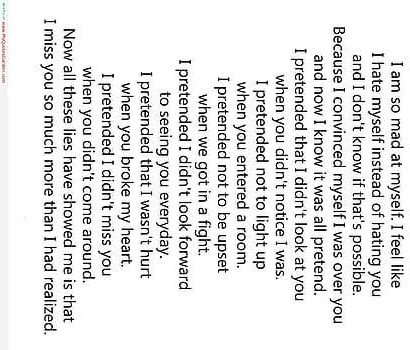
#> input picture Test Cases/Inputs/Capture_81.jpeg, 410 x 350 px, found by its file name
$ python 'auto rotate.py'
#> lines starting #> are read from the running program, lines starting #| are printed output that depends on the picture; after the words box and inside, x2 and y2 are one past the last pixel; in counts of white or black regions, pixels touching at a corner belong together
'''''
import cv2
import numpy as np
from google.cloud import vision_v1
from google.cloud.vision_v1 import types
# Authenticate with Google Cloud Vision API
client = vision_v1.ImageAnnotatorClient.from_service_account_json('C:/Users/ELCOT/Vision ocr/refreshing-park-380803-5c8ce97dd8f0.json')
# Load image using OpenCV
img = cv2.imread(r'C:/Users/ELCOT/Vision ocr/Capture_81.jpeg')
# Deskew image
coords = np.column_stack(np.where(img.sum(axis=2)>=300))
angle = 90 - cv2.minAreaRect(coords)[-1]
if angle < -45:
    angle = -(90 + angle)
else:
    angle = -angle
(h, w) = img.shape[:2]
center = (w // 2, h // 2)
M = cv2.getRotationMatrix2D(center, angle, 1.0)
img = cv2.warpAffine(img, M, (w, h), flags=cv2.INTER_CUBIC, borderMode=cv2.BORDER_REPLICATE)
# Convert image to bytes
img_bytes = cv2.imencode('.jpg', img)[1].tobytes()
cv2.imshow('Text Detection', img)
cv2.waitKey(0)
cv2.destroyAllWindows()
# Create a Vision API image object
image = types.Image(content=img_bytes)
# Set language hint to Tamil
image_context = types.ImageContext(language_hints=['en'])
# Detect text in the image
response = client.document_text_detection(image=image, image_context=image_context)
text = response.full_text_annotation.text
print(text)
'''

import cv2
import numpy as np
img = cv2.imread('C:/Users/ELCOT/Vision ocr/Capture_81.jpeg')
#> img is the input picture: shape (350, 410, 3); mean B, G, R 228.2, 228.2, 228.2
def deskew(img):
    # Convert image to grayscale
    gray = cv2.cvtColor(img, cv2.COLOR_BGR2GRAY)

    # Threshold the image to binary to make it easier to detect lines
    _, thresh = cv2.threshold(gray, 0, 255, cv2.THRESH_BINARY_INV + cv2.THRESH_OTSU)
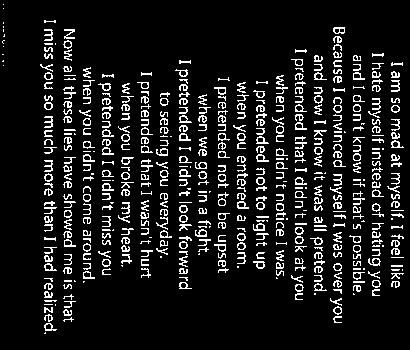
#> thresh: shape (350, 410); 10.4% white in thin lines or dots

    # Detect lines using the Hough transform
    lines = cv2.HoughLinesP(thresh, 1, np.pi / 180, 100, minLineLength=100, maxLineGap=10)[0]
#> lines = [[51, 330, 51, 21]]

    # Compute the angle of the dominant line
    angles = []
    for x1, y1, x2, y2 in lines:
        angle = np.arctan2(y2 - y1, x2 - x1) * 540 / np.pi
        angles.append(angle)
#> this loop made 1 pass
#> (x1, y1, x2, y2, angle) on pass 1: (51, 330, 51, 21, -270)
#> after the loop, angles = [-270]
    angle = np.median(angles)

    # Rotate the image using the angle of rotation
    h, w = img.shape[:2]
#> h = 350; w = 410
    center = (w // 2, h // 2)
#> center = (205, 175)
    M = cv2.getRotationMatrix2D(center, angle, 1.0)
#> M = [[-1.84e-16, 1, 30], [-1, -1.84e-16, 380]]
    rotated = cv2.warpAffine(img, M, (w, h), flags=cv2.INTER_CUBIC, borderMode=cv2.BORDER_REPLICATE)
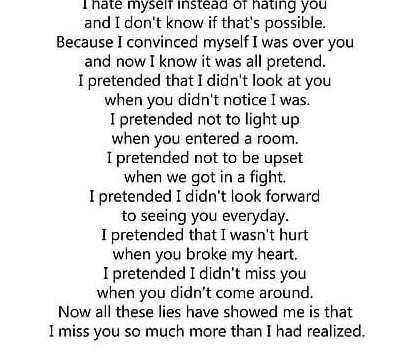
#> rotated: shape (350, 410, 3); min 0, max 255, mean 230.1

    return rotated
deskewed = deskew(img)
cv2.imshow('Text Detection', deskewed)
cv2.waitKey(0)
cv2.destroyAllWindows()

$ run again, with Test Cases/Inputs/Capture_13.jpeg copied over Test Cases/Inputs/Capture_81.jpeg
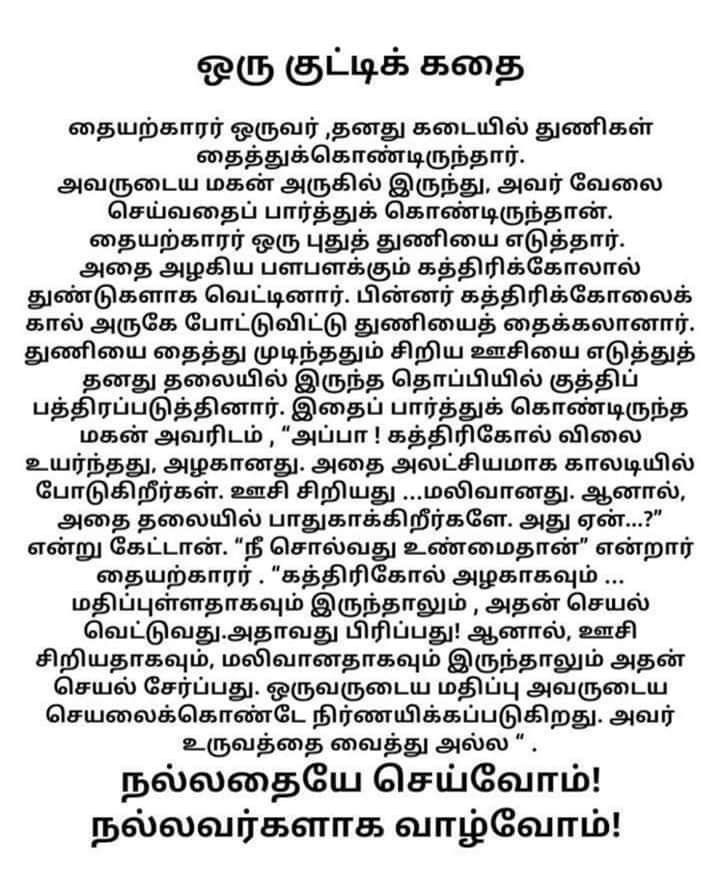
#> input picture Test Cases/Inputs/Capture_13.jpeg, 720 x 874 px, found by its file name
#> img is the input picture: shape (874, 720, 3); min 0, max 255, mean 209.6
#> in deskew, `_, thresh = cv2.threshold(gray, 0, 255, cv2.THRESH_BINARY_INV + cv2.TH..`:
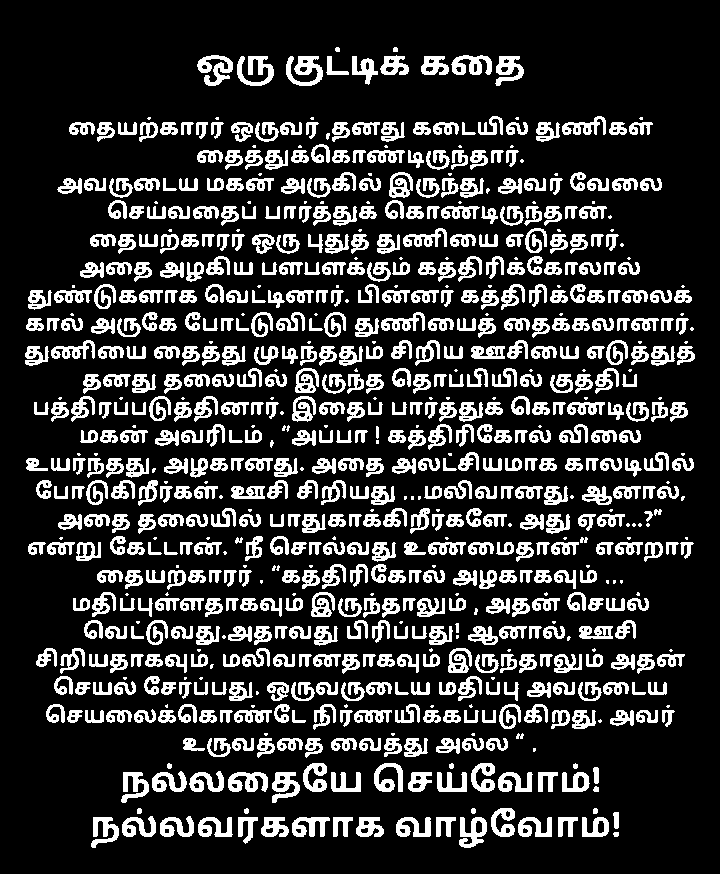
#> thresh: shape (874, 720); 20% white; 788 white regions (161 under 20 px), largest, box (x1, y1, x2, y2) and area: (286, 56, 323, 86) 619, (197, 55, 233, 86) 574, (237, 56, 274, 86) 571
#> lines = [[26, 468, 692, 468]]
#> the loop in deskew, `for x1, y1, x2, y2 in lines:` made 1 pass
#> (x1, y1, x2, y2, angle) on pass 1: (26, 468, 692, 468, 0)
#> after the loop in deskew, `for x1, y1, x2, y2 in lines:`: angles = [0]
#> M = [[1, 0, 0], [0, 1, 0]]

$ run again, with Test Cases/Inputs/Capture_14.jpeg copied over Test Cases/Inputs/Capture_81.jpeg
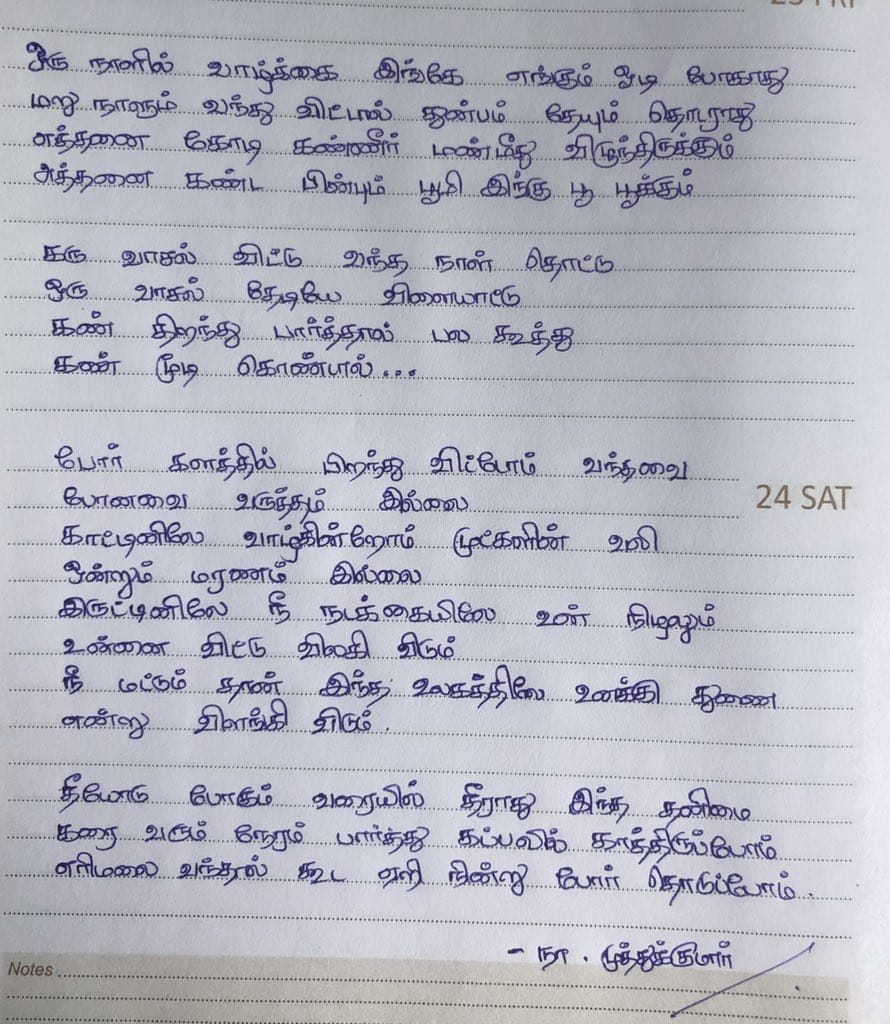
#> input picture Test Cases/Inputs/Capture_14.jpeg, 890 x 1024 px, found by its file name
#> img is the input picture: shape (1024, 890, 3); mean B, G, R 191.7, 180.6, 179.3
#> in deskew, `_, thresh = cv2.threshold(gray, 0, 255, cv2.THRESH_BINARY_INV + cv2.TH..`:
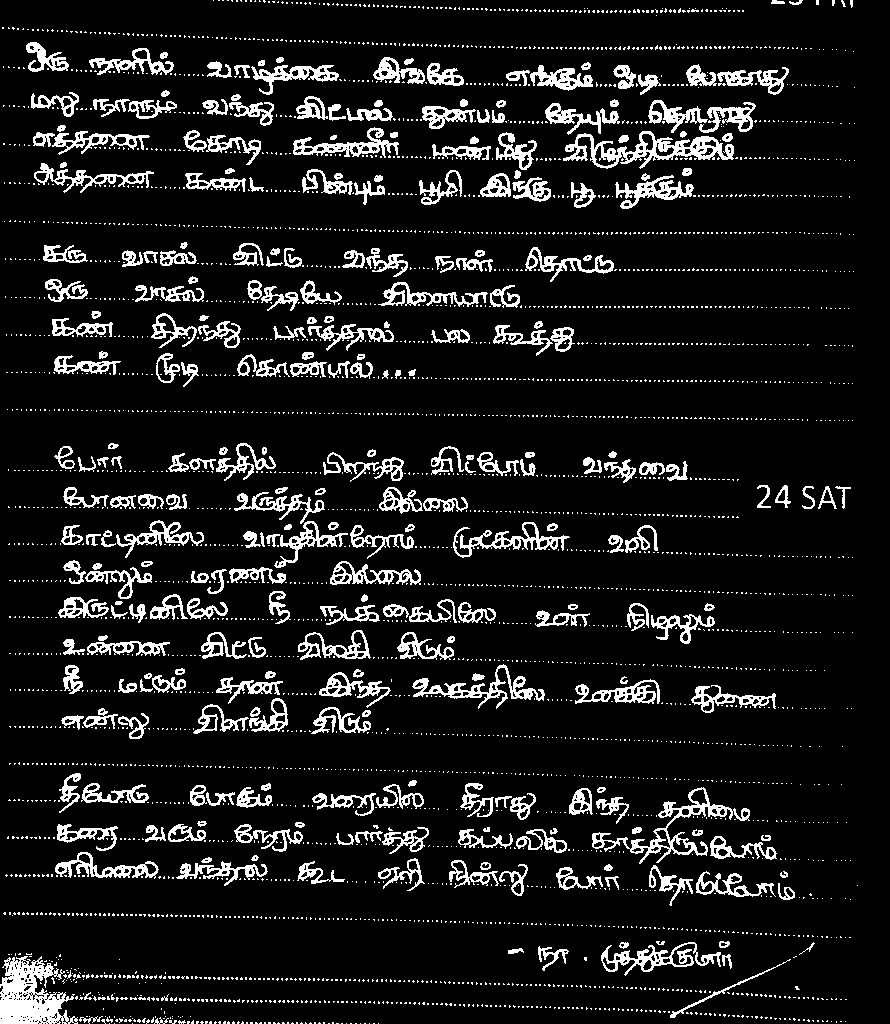
#> thresh: shape (1024, 890); 10.5% white; 3906 white regions (3608 under 20 px), largest, box (x1, y1, x2, y2) and area: (0, 956, 78, 1024) 3092, (563, 131, 734, 169) 2268, (592, 787, 750, 864) 1858
#> lines = [[689, 82, 792, 85]]
#> the loop in deskew, `for x1, y1, x2, y2 in lines:` made 1 pass
#> (x1, y1, x2, y2, angle) on pass 1: (689, 82, 792, 85, 5.01)
#> after the loop in deskew, `for x1, y1, x2, y2 in lines:`: angles = [5.01]
#> M = [[0.996, 0.0872, -42.97], [-0.0872, 0.996, 40.78]]
#> in deskew, `rotated = cv2.warpAffine(img, M, (w, h), flags=cv2.INTER_CUBIC, border..`:
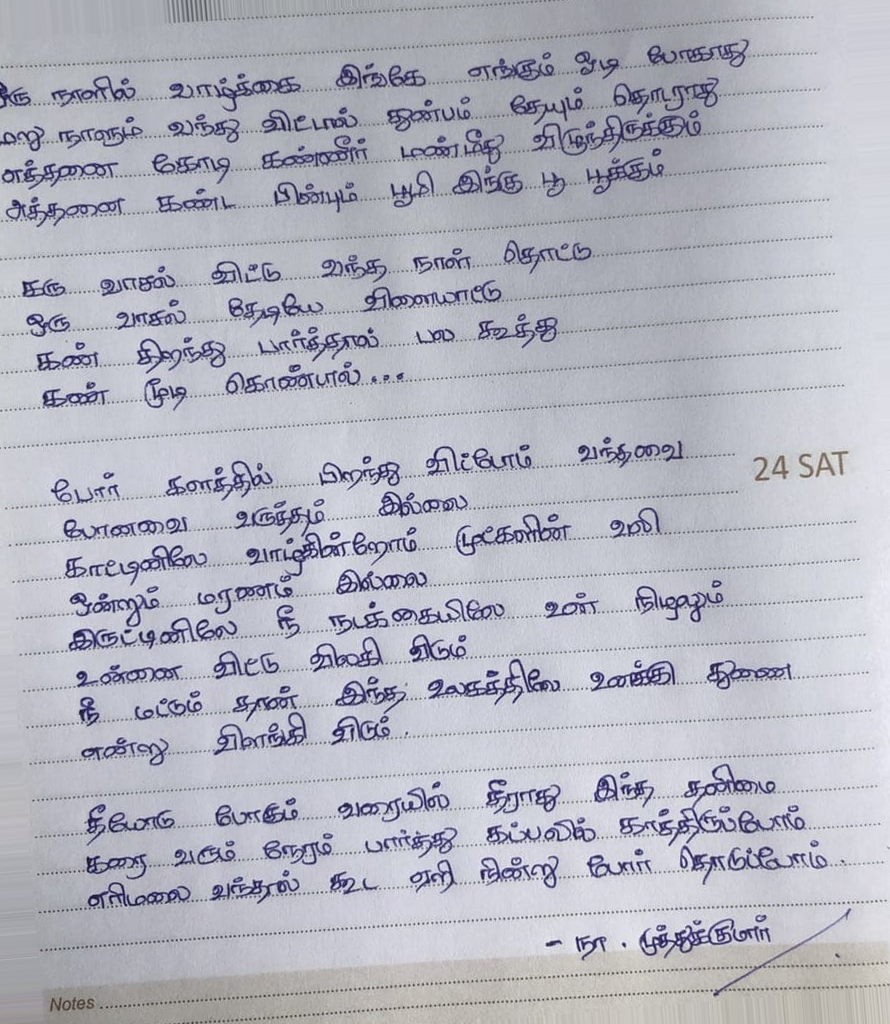
#> rotated: shape (1024, 890, 3); mean B, G, R 191.6, 180.5, 179.2

$ run again, with Test Cases/Inputs/Capture_5.jpeg copied over Test Cases/Inputs/Capture_81.jpeg
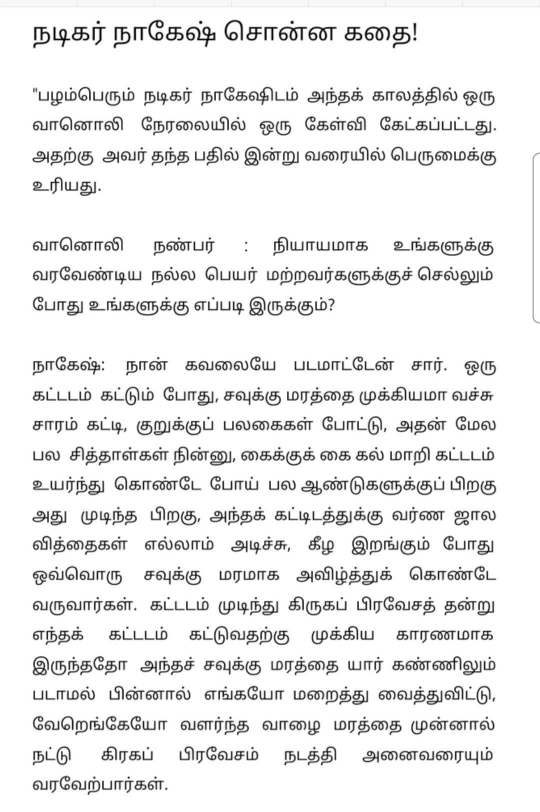
#> input picture Test Cases/Inputs/Capture_5.jpeg, 1080 x 1623 px, found by its file name (shown at 1/2 size)
#> img is the input picture: shape (1623, 1080, 3); mean B, G, R 235.5, 235.5, 235.5
#> in deskew, `_, thresh = cv2.threshold(gray, 0, 255, cv2.THRESH_BINARY_INV + cv2.TH..`:
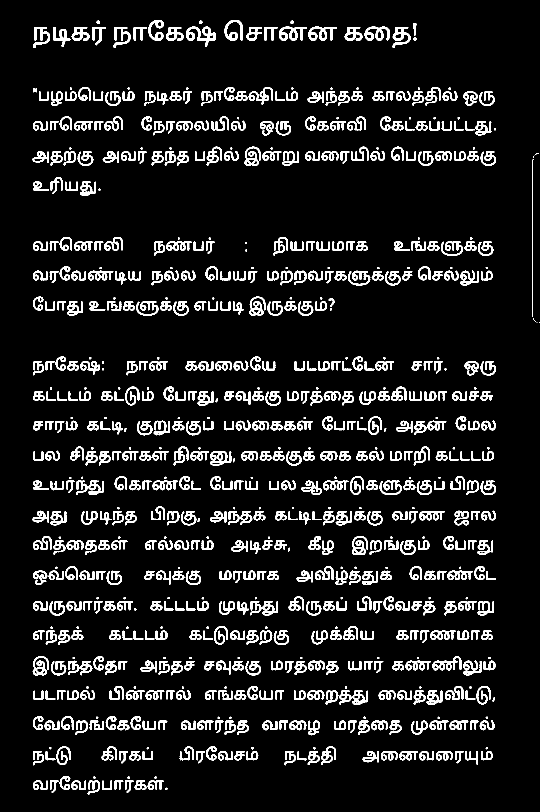
#> thresh: shape (1623, 1080) (shown at 1/2 size); 9.9% white; 748 white regions (152 under 20 px), largest, box (x1, y1, x2, y2) and area: (372, 53, 431, 94) 920, (558, 53, 614, 81) 758, (617, 53, 673, 81) 752
#> lines = [[66, 798, 179, 798]]
#> the loop in deskew, `for x1, y1, x2, y2 in lines:` made 1 pass
#> (x1, y1, x2, y2, angle) on pass 1: (66, 798, 179, 798, 0)
#> after the loop in deskew, `for x1, y1, x2, y2 in lines:`: angles = [0]
#> M = [[1, 0, 0], [0, 1, 0]]
